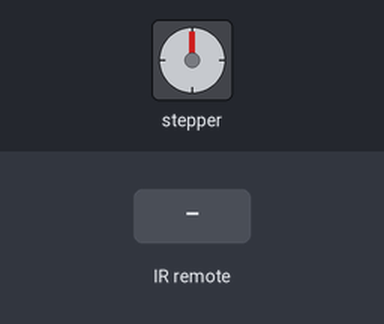
The sketch below on a simulated Arduino Uno, built with avr-gcc and run on an emulated ATmega328P. On the bench: stepper motor. The inputs (shaded band) are chosen by the test bench. Stepper angles assume 2048 steps per turn.

Above: at 1.2 s.
1.3 s: infrared code 0x511DBB received
At 3.7 s:
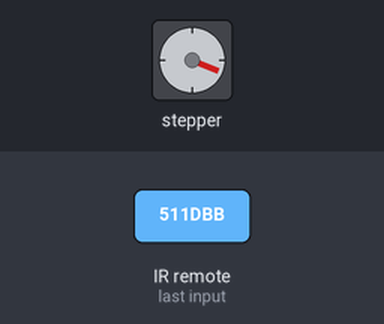
4.0 s: infrared code 0x511DBB received
At 6.0 s:
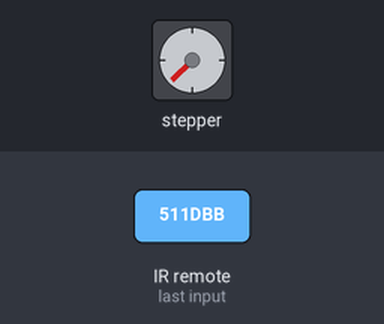
6.7 s: infrared code 0xF0C41643 received
At 7.15 s:
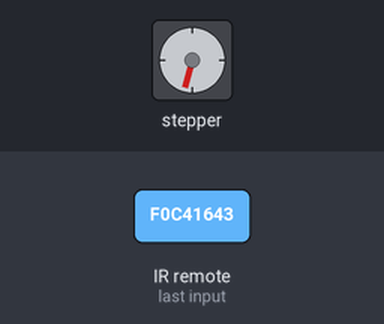
Timing chart, 0 to 9.7 s (numbered marks = the images above; inputs shaded):
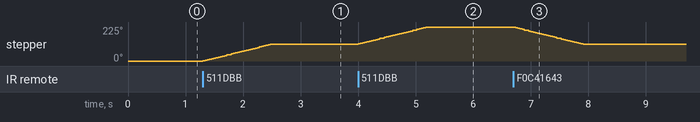

Measured:
- after the input at 1.3 s, stepper: turns 112° clockwise in 1.2 s, starting at once
- after the input at 4.0 s, stepper: turns 113° clockwise in 1.2 s, starting at once
- after the input at 6.7 s, stepper: turns 113° counter-clockwise in 1.2 s, starting at once

The sketch:

porte_colosont_VF2.ino
```cpp
#include <IRremote.h>
#include <Stepper.h>

int spr = 64 ;

IRrecv rec(3);
decode_results res;
Stepper moto (spr,  4, 6 , 5 , 7 );

void setup() {
  rec.enableIRIn();
  moto .setSpeed( 500 );
}

void loop() {
  if (rec.decode(&res)) {
    if (res.value == 0x511DBB) {moto.step(10*spr);}
    if (res.value == 0xF0C41643) {moto.step(-10*spr);}
    rec.resume();
  }
}
```
